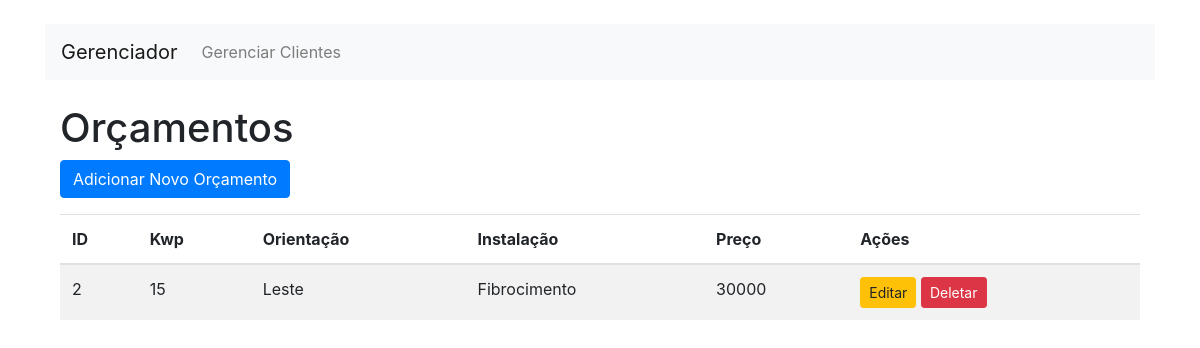
The page /index.php?entity=orcamento&cliente_id=2 on the database its author committed.
### tables this page shows
CREATE TABLE orcamentos (
    id INTEGER PRIMARY KEY AUTOINCREMENT,
    cliente_id INTEGER NOT NULL,
    kwp TEXT NOT NULL,
    orientacao TEXT NOT NULL,
    instalacao TEXT NOT NULL,
    preco REAL NOT NULL,
    FOREIGN KEY (cliente_id) REFERENCES clientes(id)
);

### Controllers/orcamentoController.php (called while the page is built, shortened)
<?php
class OrcamentoController {
    private $db;
    private $table = "orcamentos";
    public function __construct($db) {
        $this->db = $db;
    }
    public function index($cliente_id = null) {
        $query = "SELECT o.*, c.Nome as cliente_nome FROM " . $this->table . " o
                  LEFT JOIN clientes c ON o.cliente_id = c.ID";
        if ($cliente_id) {
            $query .= " WHERE o.cliente_id = :cliente_id";
        }
        $stmt = $this->db->prepare($query);
        if ($cliente_id) {
            $stmt->bindParam(':cliente_id', $cliente_id);
        }
        $stmt->execute();
        return $stmt->fetchAll(PDO::FETCH_ASSOC);
    }
}
?>

### Views/orcamento/index.php (the view, shortened to what this page needs)
<!DOCTYPE html>
<html lang="pt-BR">
<head>
    <link rel="stylesheet" href="https://maxcdn.bootstrapcdn.com/bootstrap/4.5.2/css/bootstrap.min.css">
</head>
<body>
    <div class="container mt-4">
        <h1>Orçamentos</h1>
        <?php if (isset($cliente_id)): ?>
            <a href="index.php?entity=orcamento&action=create&cliente_id=<?= htmlspecialchars($cliente_id) ?>" class="btn btn-primary mb-3">Adicionar Novo Orçamento</a>
        <?php else: ?>
            <a href="index.php?entity=orcamento&action=create" class="btn btn-primary mb-3">Adicionar Novo Orçamento</a>
        <?php endif; ?>
        <table class="table table-striped">
            <thead>
                <tr>
                    <th>ID</th>
                    <th>Kwp</th>
                    <th>Orientação</th>
                    <th>Instalação</th>
                    <th>Preço</th>
                    <th>Ações</th>
                </tr>
            </thead>
            <tbody>
                <?php if (!empty($orcamentos)): ?>
                    <?php foreach ($orcamentos as $orcamento): ?>
                        <tr>
                            <td><?= htmlspecialchars($orcamento['id']) ?></td>
                            <td><?= htmlspecialchars($orcamento['kwp']) ?></td>
                            <td><?= htmlspecialchars($orcamento['orientacao']) ?></td>
                            <td><?= htmlspecialchars($orcamento['instalacao']) ?></td>
                            <td><?= htmlspecialchars($orcamento['preco']) ?></td>
                            <td>
                                <a href="index.php?entity=orcamento&action=edit&id=<?= htmlspecialchars($orcamento['id']) ?>&cliente_id=<?= htmlspecialchars($cliente_id) ?>" class="btn btn-warning btn-sm">Editar</a>
                                <a href="index.php?entity=orcamento&action=delete&id=<?= htmlspecialchars($orcamento['id']) ?>&cliente_id=<?= htmlspecialchars($cliente_id) ?>" class="btn btn-danger btn-sm" onclick="return confirm('Tem certeza que deseja deletar?')">Deletar</a>
                            </td>
                        </tr>
                    <?php endforeach; ?>
                <?php else: ?>
                    <tr>
                        <td colspan="6">Nenhum orçamento encontrado.</td>
                    </tr>
                <?php endif; ?>
            </tbody>
        </table>
    </div>
</body>
</html>

### rows shown on the page
orcamentos: id "2", kwp "15", orientacao "Leste", instalacao "Fibrocimento", preco "30000"
